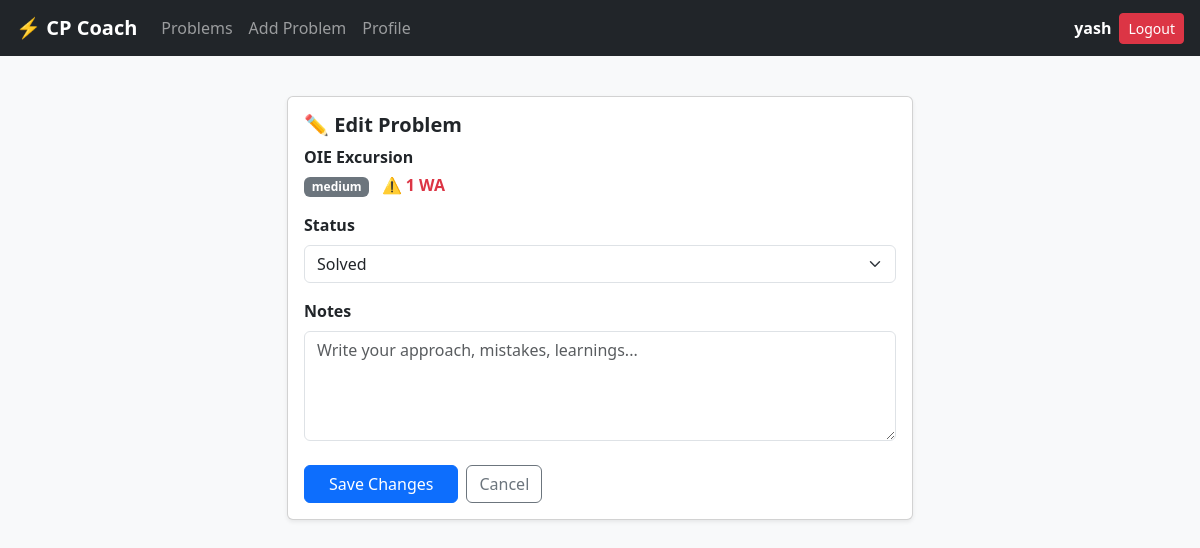
The page /problems/edit/19636/ (signed in) on the database its author committed.
### core/models.py (models this page shows, shortened)
class UserProblem(models.Model):
    STATUS_CHOICES = [
        ('unsolved', 'Unsolved'),
        ('solved', 'Solved'),
        ('revision', 'Revision'),
    ]
    user = models.ForeignKey(User, on_delete=models.CASCADE, related_name='user_problems')
    problem = models.ForeignKey(Problem, on_delete=models.CASCADE)
    status = models.CharField(max_length=20, choices=STATUS_CHOICES, default='unsolved')
    is_favorite = models.BooleanField(default=False)
    wrong_attempts = models.IntegerField(default=0)
    last_practiced = models.DateTimeField(null=True, blank=True)
    notes = models.TextField(blank=True)
    review_priority = models.IntegerField(default=0)
    class Meta:
        unique_together = ('user', 'problem')

class Problem(models.Model):
    title = models.CharField(max_length=255)
    platform = models.ForeignKey(Platform, on_delete=models.CASCADE)
    problem_code = models.CharField(max_length=100)
    DIFFICULTY_CHOICES = [
    ('easy', 'Easy'),
    ('medium', 'Medium'),
    ('hard', 'Hard'),
    ]
    difficulty = models.CharField(
        max_length=20,
        choices=DIFFICULTY_CHOICES
    )
    rating = models.IntegerField(null=True, blank=True)
    link = models.URLField()
    topics = models.ManyToManyField(Topic, related_name='problems')
    created_at = models.DateTimeField(auto_now_add=True)
    class Meta:
        unique_together = ('platform', 'problem_code')

### core/views/problems.py (the view)
# urls.py: path('problems/edit/<int:pk>/', views.edit_problem, name='edit_problem'),
@login_required
def edit_problem(request, pk):
    up = get_object_or_404(UserProblem, pk=pk, user=request.user)
    if request.method == 'POST':
        form = UserProblemForm(request.POST, instance=up)
        if form.is_valid():
            form.save()
            messages.success(request, "Problem updated successfully!")
            return redirect('problem_list')
    else:
        form = UserProblemForm(instance=up)
    return render(request, 'problems/edit.html', {'form': form, 'up': up})

### core/forms.py
class UserProblemForm(forms.ModelForm):
    class Meta:
        model = UserProblem
        fields = ['status', 'notes']
        widgets = {
            'status': forms.Select(attrs={'class': 'form-select'}),
            'notes': forms.Textarea(attrs={
                'class': 'form-control',
                'rows': 4,
                'placeholder': 'Write your approach, mistakes, learnings...'
            }),
        }

### core/templates/problems/edit.html (shortened to what this page needs)
{% extends "base.html" %}
{% block content %}
<div class="container mt-4" style="max-width: 650px;">
  <div class="card shadow-sm">
    <div class="card-body">
      <h5 class="fw-semibold mb-2">✏️ Edit Problem</h5>
      <div class="mb-3">
        <div class="fw-semibold">
          {{ up.problem.title }}
        </div>
        <div class="mt-1">
          <span class="badge bg-secondary">{{ up.problem.difficulty }}</span>
          {% if up.wrong_attempts > 0 %}
            <span class="text-danger ms-2 fw-semibold">
              ⚠️ {{ up.wrong_attempts }} WA
            </span>
          {% endif %}
        </div>
      </div>
      <form method="POST">
        <div class="mb-3">
          <label class="form-label fw-semibold">Status</label>
          {{ form.status }}
        </div>
        <div class="mb-4">
          <label class="form-label fw-semibold">Notes</label>
          {{ form.notes }}
        </div>
        <div class="d-flex gap-2">
          <button type="submit" class="btn btn-primary px-4">
            Save Changes
          </button>
          <a href="{% url 'problem_list' %}" class="btn btn-outline-secondary">
            Cancel
          </a>
        </div>
      </form>
    </div>
  </div>
</div>
{% endblock %}

### core/templates/base.html (shortened to what this page needs)
{% load static %}
<!DOCTYPE html>
<html lang="en">
<head>
  <link href="https://cdn.jsdelivr.net/npm/bootstrap@5.3.0/dist/css/bootstrap.min.css" rel="stylesheet">
</head>
<body class="bg-light">
  <nav class="navbar navbar-expand-lg navbar-dark bg-dark px-3">
    <a class="navbar-brand fw-bold" href="{% url 'dashboard' %}">⚡ CP Coach</a>
    <div class="collapse navbar-collapse">
      <ul class="navbar-nav me-auto">
        <li class="nav-item">
          <a class="nav-link" href="{% url 'problem_list' %}">Problems</a>
        </li>
        <li class="nav-item">
          <a class="nav-link" href="{% url 'add_problem' %}">Add Problem</a>
        </li>
        <li class="nav-item">
          <a class="nav-link" href="{% url 'profile' %}">Profile</a>
        </li>
      </ul>
      <ul class="navbar-nav ms-auto align-items-center gap-2">
        {% if user.is_authenticated %}
          <li class="nav-item">
            <span class="text-white fw-semibold">{{ user.username }}</span>
          </li>
          <li class="nav-item">
            <form method="POST" action="{% url 'logout' %}"
                  onsubmit="return confirm('Are you sure you want to logout?')">
              <button type="submit" class="btn btn-danger btn-sm">Logout</button>
            </form>
          </li>
        {% else %}
          <li class="nav-item">
            <a class="nav-link" href="{% url 'login' %}">Login</a>
          </li>
        {% endif %}
      </ul>
    </div>
  </nav>
  <div id="toast-container" class="position-fixed top-0 end-0 p-3" style="z-index: 9999;"></div>
  <main class="py-3">
    {% block content %}{% endblock %}
  </main>
</body>
</html>

### rows shown on the page
UserProblem: problem "OIE Excursion", problem.difficulty "medium", wrong_attempts "1", status "Solved"

### other values the page prints
{{ user.username }} "yash"
